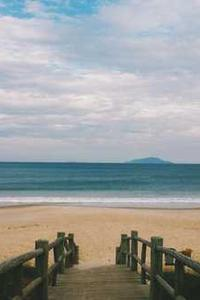
#> input picture beach.jpg, 200 x 300 px
$ python starter.py ../beach.jpg
#> lines starting #> are read from the running program, lines starting #| are printed output that depends on the picture
# starter.py

from PIL import Image
import sys
import numpy as np
import matplotlib.pyplot as plt

image_name = sys.argv[1]
img = Image.open(image_name)
#> img is the input picture: PIL image 200x300 RGB; mean R, G, B 154.5, 157.9, 157.3

width, height = img.size
#> width = 200; height = 300
rgb_img = img.convert('RGB')
r = []
g = []
b = []
for y in range(height):
    for x in range(width):
        r_i, g_i, b_i = rgb_img.getpixel((x, y))
        print('[', x, ', ', y, '] :: ', 'R: ', r_i, ' G: ', g_i, ' B: ', b_i)
        r.append(r_i)
        g.append(g_i)
        b.append(b_i)
#> after the loop, b = 60000 items; g = 60000 items; r = 60000 items

fig = plt.figure()

#syntax for 3-D projection
ax = plt.axes(projection ='3d')

x = np.array(r)
y = np.array(g)
z = np.array(b)
C = np.transpose([x])

ax.scatter(r, g, b, c=np.transpose([x/255,y/255,z/255]))
ax.set_title ('3d Scatter plot for RGB values')
plt.show()
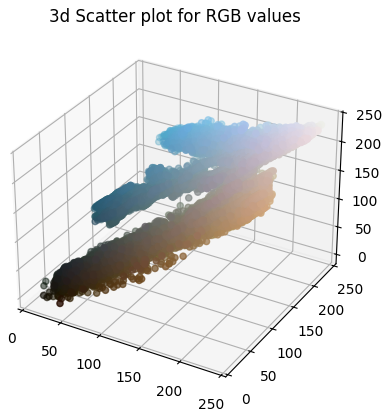
#> figure drawn by matplotlib, 1 panel
